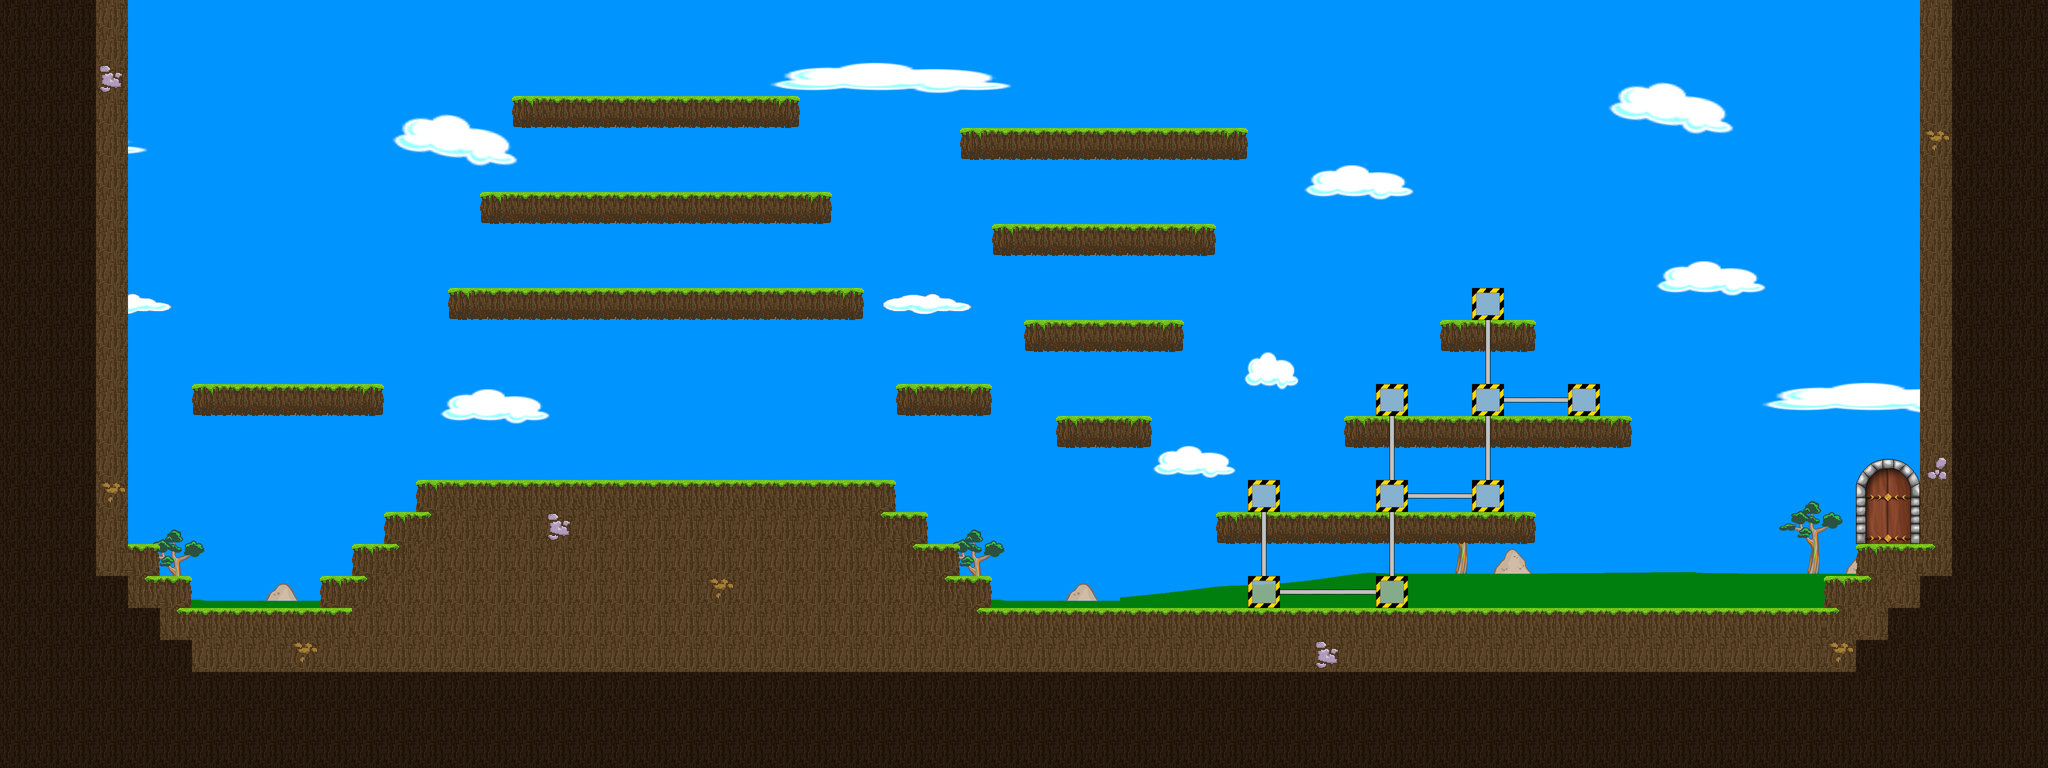

The image is a tile-based game level rendered from a .tmx file. Its description and source (layers, tilesets, objects; grid data summarised) follow:
An orthogonal 64x24 tile map with 64x64 px tiles, 7 tile layers (Hintergrund, Laufebene, Open Gate, Gate, ...), 7 tilesets.

<map version="1.0" orientation="orthogonal" renderorder="right-down" width="64" height="24" tilewidth="64" tileheight="64">
 <tileset firstgid="1" name="Hintergrund" tilewidth="64" tileheight="64">
  <image source="Hintergrund.png" trans="0000ff" width="2048" height="1024" />
 </tileset>
 <tileset firstgid="513" name="Rohre" tilewidth="64" tileheight="64">
  <image source="Rohre.png" trans="0000ff" width="256" height="256" />
 </tileset>
 <tileset firstgid="529" name="Metallobjekte" tilewidth="64" tileheight="64">
  <image source="Metallobjekte.png" trans="0000ff" width="256" height="256" />
 </tileset>
 <tileset firstgid="545" name="Maschinen" tilewidth="64" tileheight="64">
  <image source="Maschinen.png" trans="0000ff" width="256" height="256" />
 </tileset>
 <tileset firstgid="561" name="Laufebenen" tilewidth="64" tileheight="64">
  <image source="Laufebenen.png" trans="0000ff" width="256" height="256" />
 </tileset>
 <tileset firstgid="577" name="gate" tilewidth="64" tileheight="64">
  <image source="gate.png" trans="0000ff" width="256" height="256" />
 </tileset>
 <tileset firstgid="593" name="Ampeln" tilewidth="64" tileheight="64">
  <image source="Ampeln.png" trans="0000ff" width="128" height="128" />
 </tileset>
 <layer name="Hintergrund" width="64" height="24">
  <data>[1536 cells, 1536 non-empty, 420 distinct tile ids]</data>
 </layer>
 <layer name="Laufebene" width="64" height="24">
  <data>[1536 cells, 696 non-empty, 24 distinct tile ids]</data>
 </layer>
 <layer name="Open Gate" width="64" height="24">
  <data>[1536 cells, 6 non-empty, 6 distinct tile ids]</data>
 </layer>
 <layer name="Gate" width="64" height="24">
  <data>[1536 cells, 6 non-empty, 6 distinct tile ids]</data>
 </layer>
 <layer name="Pipes" width="64" height="24">
  <data>[1536 cells, 17 non-empty, 2 distinct tile ids]</data>
 </layer>
 <layer name="Ablagen" width="64" height="24">
  <data>[1536 cells, 9 non-empty, 1 distinct tile ids]</data>
 </layer>
 <layer name="Objektebene" width="64" height="24">
  <data>[1536 cells, 0 non-empty, 0 distinct tile ids]</data>
 </layer>
</map>
